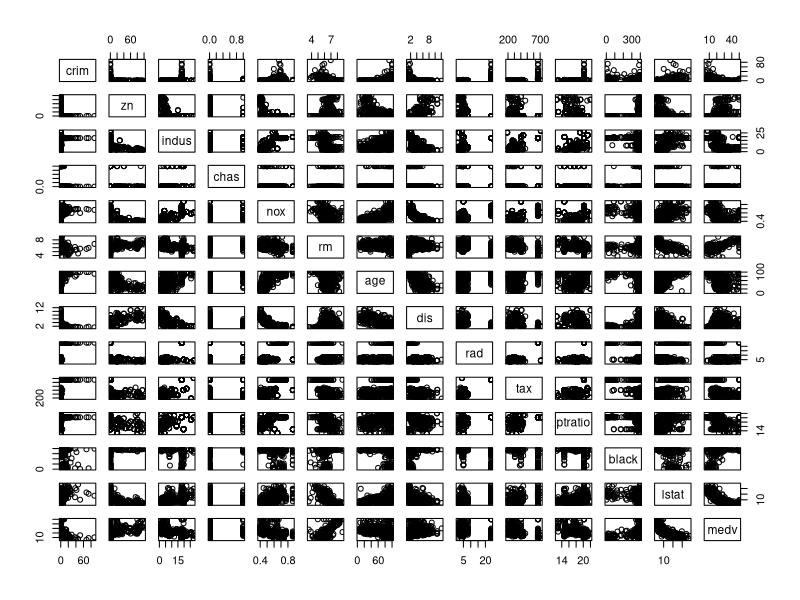
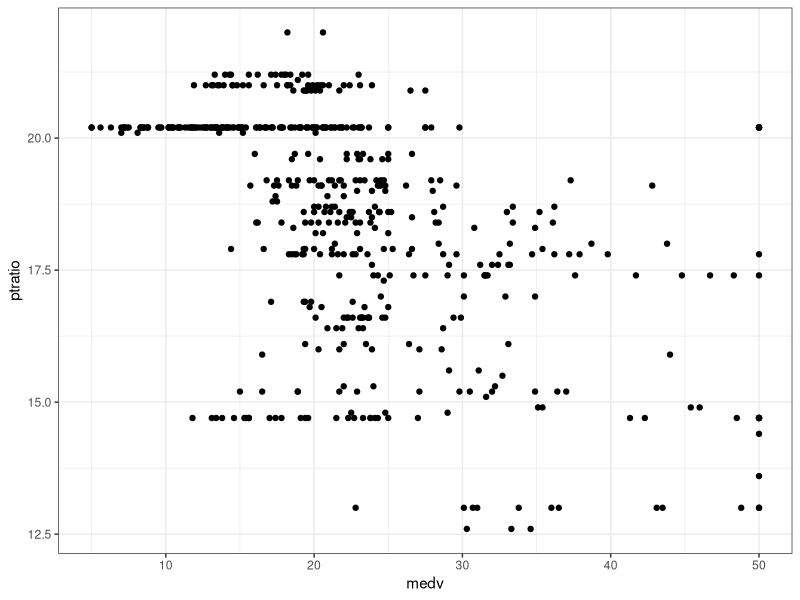
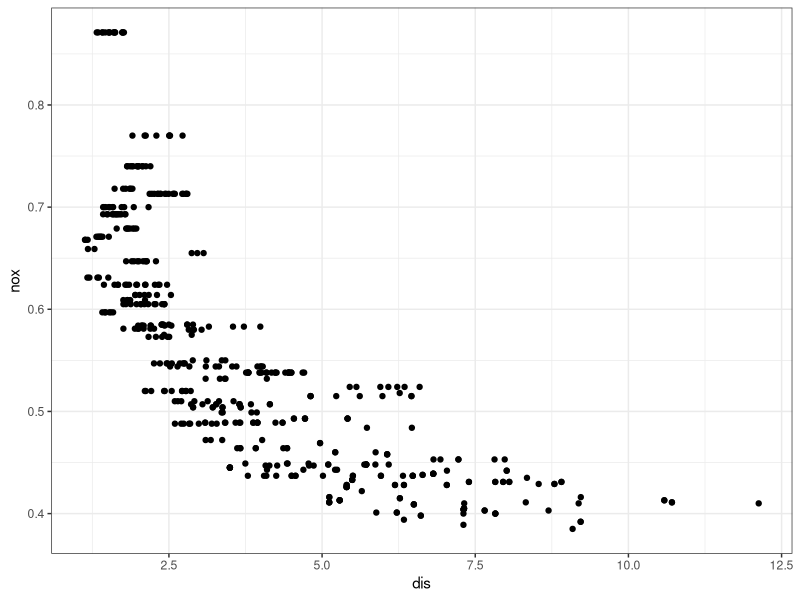
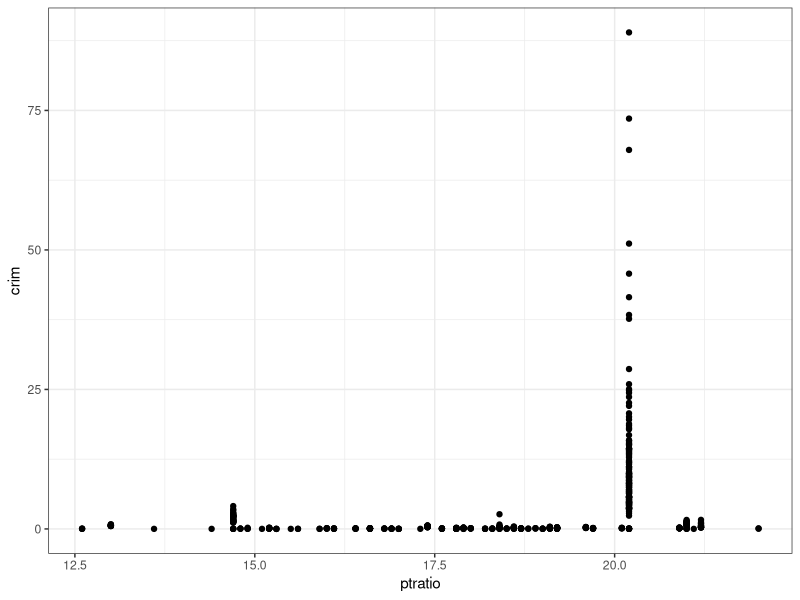
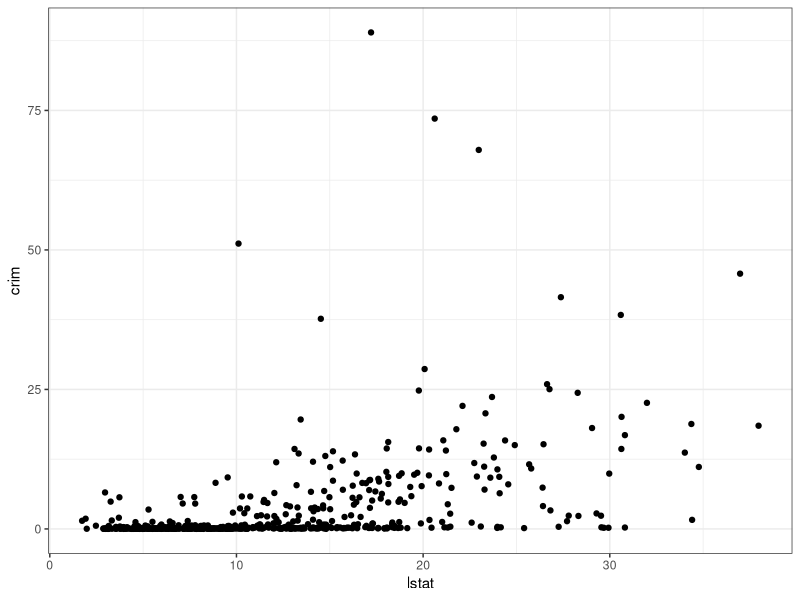
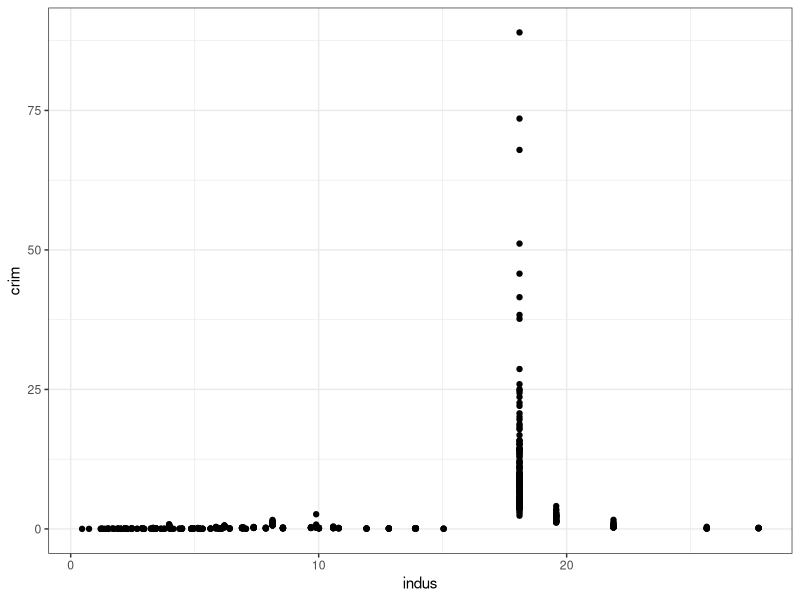
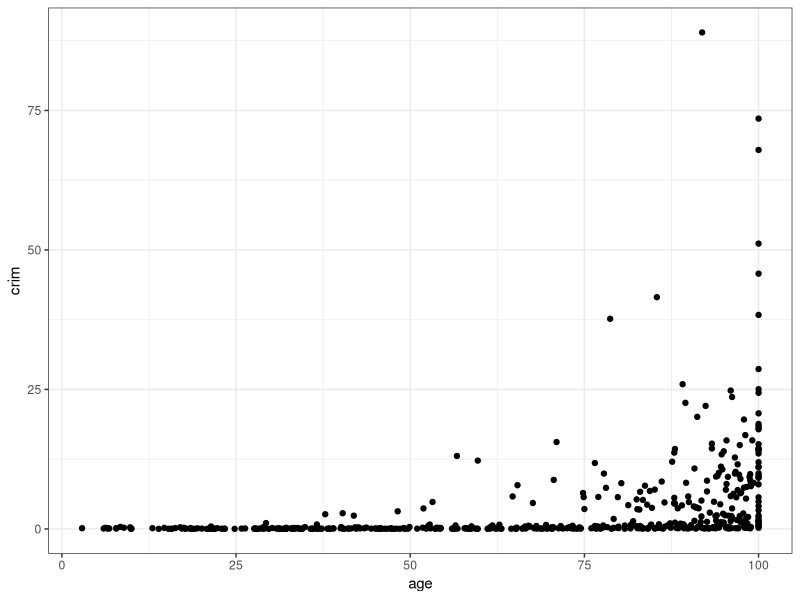
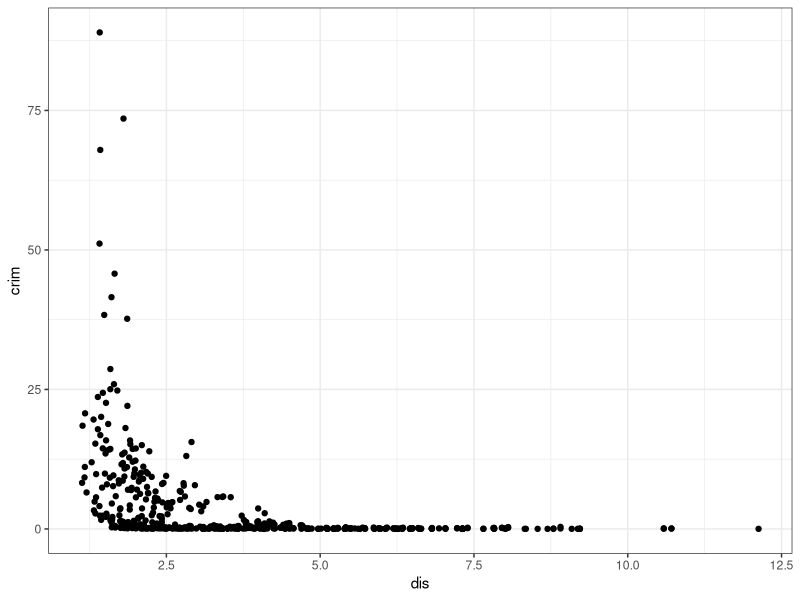

Write the R code that produced these figures, in order. (Note: this script raises an error after producing the figures.)
#############################
# Brian Weinstein - bmw2148
# STAT S4240 002
# Homework 1, Problem 3
# 2015-07-13
#
# Chapter 2.4, Problem 10 from James/Witten/Hastie/Tibshirani, An Introduction to Statistical Learning, Springer 2014
#############################



#################
# Setup
#################

# set working directory
setwd("~/Documents/data-mining/homework_1")

# load libraries
library(ggplot2)
theme_set(theme_bw())
library(dplyr)



#################
# Problem 10a
#################

library(MASS)

View(Boston)

?Boston

dim(Boston)

Boston <- Boston # adding to global environment for convenience



#################
# Problem 10b
#################


pairs(Boston)


ggplot(Boston, aes(x=medv, y=ptratio)) + 
  geom_point()
ggsave(filename='writeup/10b_ptratio_vs_medv.png', width=5, height=2.5)

ggplot(Boston, aes(x=dis, y=nox)) + 
  geom_point()
ggsave(filename='writeup/10b_nox_vs_dis.png', width=5, height=2.5)




#################
# Problem 10c
#################

ggplot(Boston, aes(x=ptratio, y=crim)) + 
  geom_point()

ggplot(Boston, aes(x=lstat, y=crim)) + 
  geom_point()
ggsave(filename='writeup/10b_crim_vs_lstat.png', width=5, height=2.5)

ggplot(Boston, aes(x=indus, y=crim)) + 
  geom_point()

ggplot(Boston, aes(x=age, y=crim)) + 
  geom_point()
ggsave(filename='writeup/10b_crim_vs_age.png', width=5, height=2.5)

ggplot(Boston, aes(x=dis, y=crim)) + 
  geom_point()
ggsave(filename='writeup/10b_crim_vs_dis.png', width=5, height=2.5)

ggplot(Boston, aes(x=medv, y=crim)) + 
  geom_point()
ggsave(filename='writeup/10b_crim_vs_medv.png', width=5, height=2.5)




#################
# Problem 10d
#################

# crime rates

ggplot(Boston, aes(x=crim)) +
  geom_histogram()

data.frame(rowNum=row.names(Boston), Boston) %>%
  filter(crim > 25) %>%
  select(rowNum) %>%
  c()


# tax rates

ggplot(Boston, aes(x=tax)) +
  geom_histogram()

data.frame(rowNum=row.names(Boston), Boston) %>%
  filter(tax > 600) %>%
  select(rowNum) %>%
  c()

# pupil-teacher ratios

ggplot(Boston, aes(x=ptratio)) +
  geom_histogram()

data.frame(rowNum=row.names(Boston), Boston) %>%
  filter(tax > 600) %>%
  select(rowNum) %>%
  c()


# Range of each predictor

data.frame(
  stat=c("min", "max"),
  lapply(Boston, function(col){range(col)}
  )
)


#################
# Problem 10e
#################

# number of town bordering the Charles river
Boston %>% filter(chas==1) %>% nrow()



#################
# Problem 10f
#################

# median pupil-teacher ratio
median(Boston$ptratio)


#################
# Problem 10g
#################

# suburbs with lowest medv
data.frame(rowNum=row.names(Boston), Boston) %>%
  filter(medv==min(medv))



#################
# Problem 10h
#################

# suburbs with more than 7 rooms/dwelling
data.frame(rowNum=row.names(Boston), Boston) %>%
  filter(rm > 7) %>%
  nrow()





